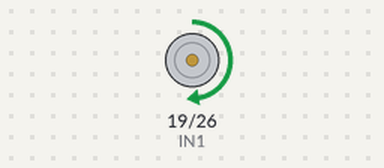
Simulated run of this program. Board: Raspberry Pi (BCM pin numbers). On the bench: motor-driver pin pairs drawn as motors (green arrow = first pin HIGH = forward, orange = second pin HIGH = backward, longer = more drive, scaled by the enable pin).

Above: at 1.5 s.
At 4.5 s:
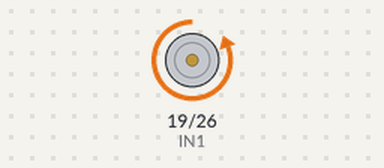
Timing chart, 0 to 7.8 s (numbered marks = the images above):
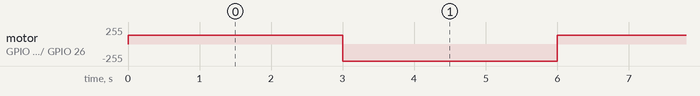

The program:

l298n.py
```python
import RPi.GPIO as GPIO
import time
ENA = 13
IN1 = 19
IN2 = 26
GPIO.setwarnings(False)
GPIO.setmode(GPIO.BCM)
GPIO.setup(IN1,GPIO.OUT)
GPIO.setup(IN2,GPIO.OUT)
GPIO.setup(ENA,GPIO.OUT)
PWM = GPIO.PWM(ENA,1000)
PWM.start(0)
while 1:
	GPIO.output(IN1,GPIO.HIGH)
        GPIO.output(IN2,GPIO.LOW)
	PWM.ChangeDutyCycle(50)
	time.sleep(3)
	GPIO.output(IN1,GPIO.LOW)
        GPIO.output(IN2,GPIO.HIGH)
	PWM.ChangeDutyCycle(100)
	time.sleep(3)
```

Measured:
- by itself, motor on GPIO 19 (IN1) / GPIO 26 (IN2): alternates backward 255/255 for 3.0 s and forward 128/255 for 3.0 s
